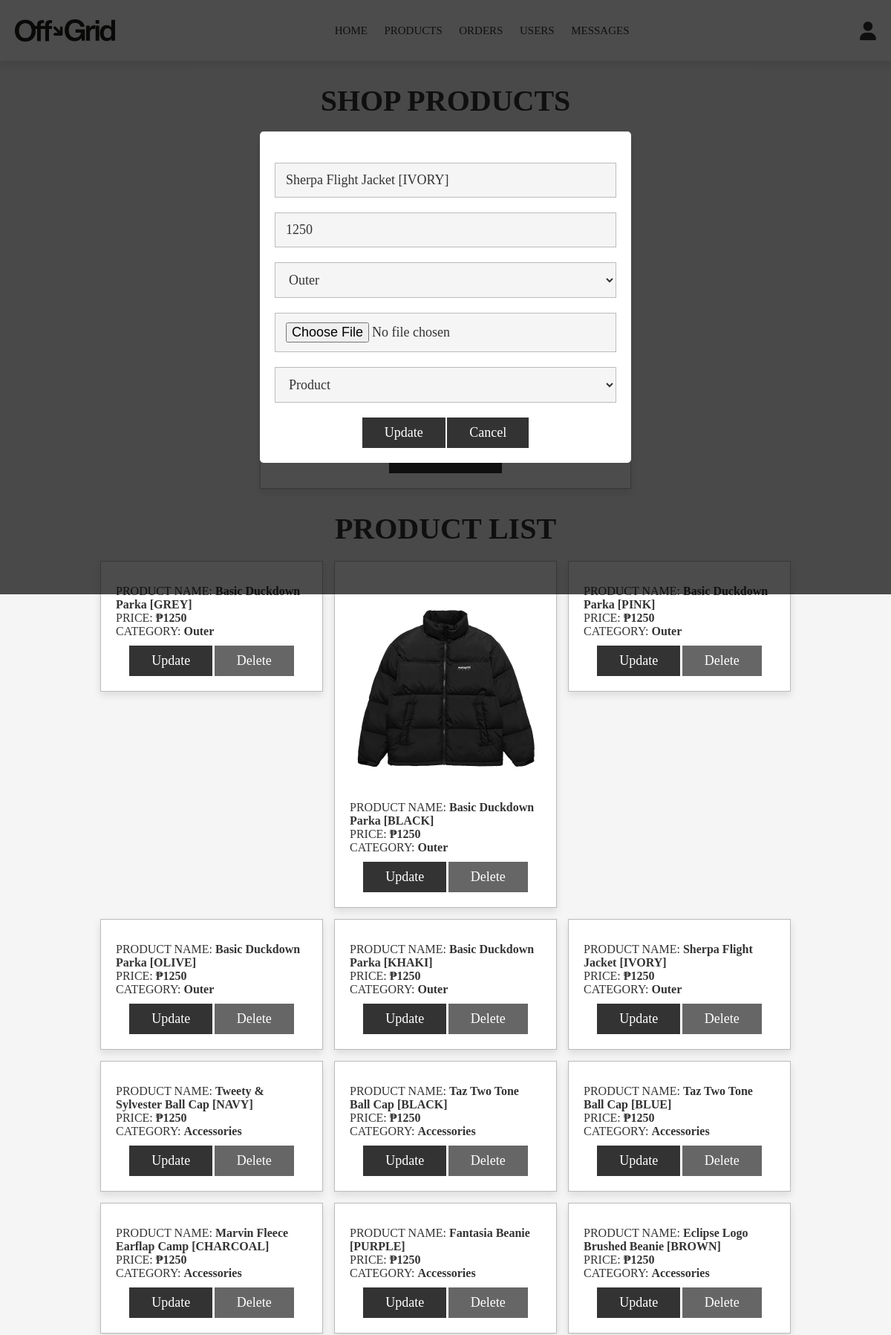
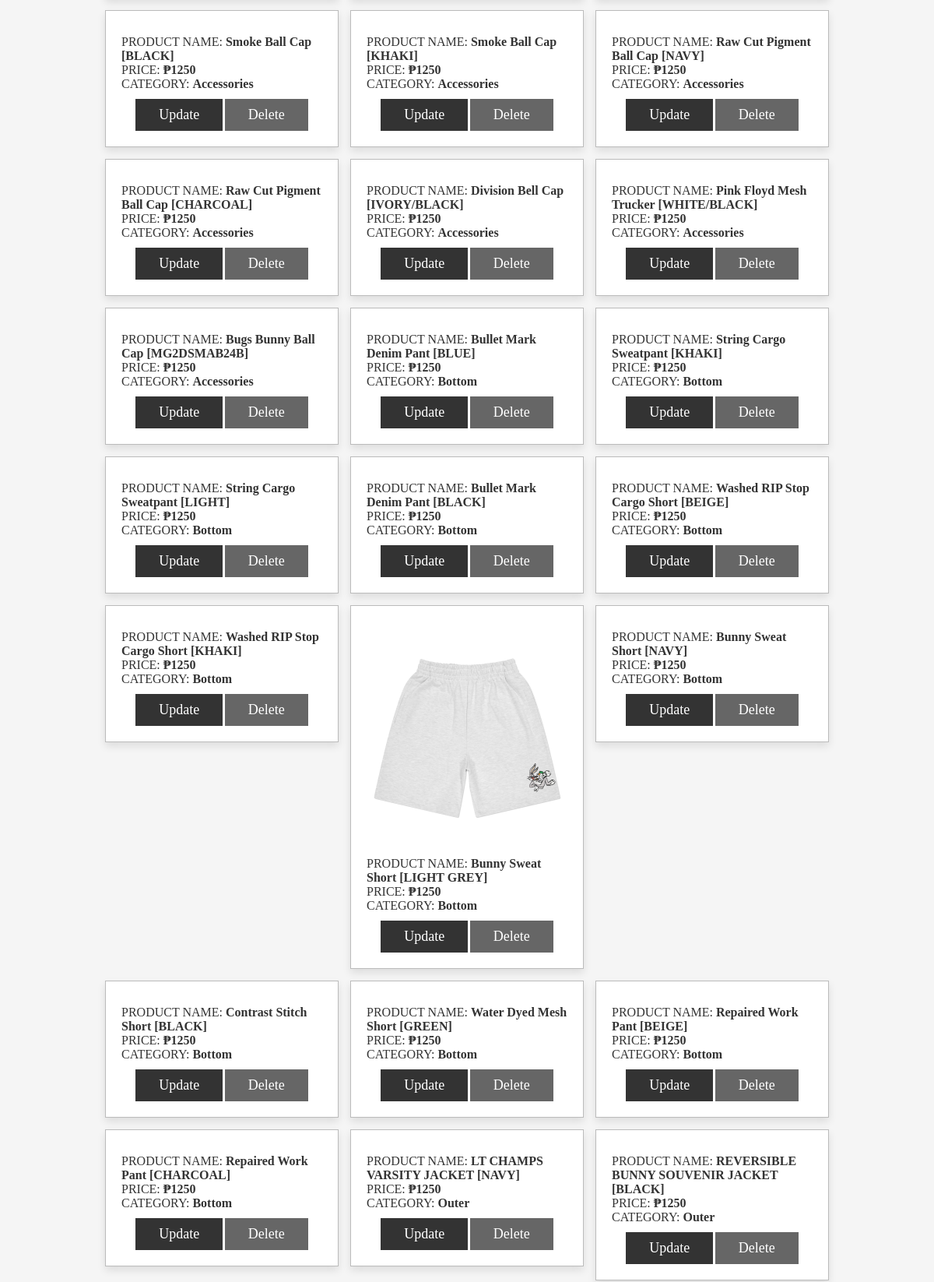
Page /admin_products.php?update=11 (signed in, upper part) on the committed database (2 pictures, top to bottom).
### tables this page shows
CREATE TABLE `products` (
  `id` int(100) NOT NULL,
  `name` varchar(100) NOT NULL,
  `price` int(100) NOT NULL,
  `image` varchar(100) NOT NULL,
  `category` varchar(50) NOT NULL,
  `stock` int(100) NOT NULL,
  `size` varchar(255) DEFAULT NULL,
  `location` varchar(250) NOT NULL
);

### admin_products.php (the view, shortened to what this page needs)
<?php
include 'config.php';
?>
<!DOCTYPE html>
<html lang="en">
<head>
   <link rel="stylesheet" href="https://cdnjs.cloudflare.com/ajax/libs/font-awesome/6.0.0/css/all.min.css">
   <link rel="stylesheet" href="css/admin_style.css">
   <link rel="stylesheet" href="css/sarili.css">
</head>
<body>
<?php include 'admin_header.php'; ?>
<section class="add-products">
   <h1 class="title">shop products</h1>
   <form action="" method="post" enctype="multipart/form-data">
      <h3>Add Product</h3>
   </form>
</section>
<section class="show-products">
   <h1 class="title">product list</h1>
   <div class="box-container">
      <?php
         $select_products = mysqli_query($conn, "SELECT * FROM `products`") or die('query failed');
         if(mysqli_num_rows($select_products) > 0){
            while($fetch_products = mysqli_fetch_assoc($select_products)){
      ?>
      <div class="box">
         <img src="uploaded_img/<?php echo $fetch_products['image']; ?>" alt="">
         <div class="name">PRODUCT NAME: <span><?php echo $fetch_products['name']; ?></span></div>
         <div class="price">PRICE: <span>₱<?php echo $fetch_products['price']; ?></span></div>
         <div class="category">CATEGORY: <span><?php echo $fetch_products['category']; ?></span></div>
         <a href="admin_products.php?update=<?php echo $fetch_products['id']; ?>" class="option-btn">Update</a>
         <a href="admin_products.php?delete=<?php echo $fetch_products['id']; ?>" class="delete-btn" onclick="return confirm('Delete this product?');">Delete</a>
      </div>
      <?php
         }
      }else{
         echo '<p class="empty">no products added yet!</p>';
      }
      ?>
   </div>
</section>
<section class="edit-product-form">
   <?php
      if(isset($_GET['update'])){
         $update_id = $_GET['update'];
         $update_query = mysqli_query($conn, "SELECT * FROM `products` WHERE id = '$update_id'") or die('query failed');
         if(mysqli_num_rows($update_query) > 0){
            while($fetch_update = mysqli_fetch_assoc($update_query)){
   ?>
   <form action="" method="post" enctype="multipart/form-data">
      <input type="text" name="update_name" value="<?php echo $fetch_update['name']; ?>" class="box" required placeholder="enter product name">
      <input type="number" name="update_price" value="<?php echo $fetch_update['price']; ?>" min="0" class="box" required placeholder="enter product price">
      <select name="update_category" class="box" required>
         <?php
         $categories = ['Top', 'Outer', 'Bottom', 'Accessories'];
         $selectedCategory = $fetch_update['category'];
         foreach ($categories as $category) {
            echo '<option value="' . $category . '" ' . ($category === $selectedCategory ? 'selected' : '') . '>' . ucfirst($category) . '</option>';
         }
         ?>
      </select>
      <input type="file" class="box" name="update_image" accept="image/jpg, image/jpeg, image/png">
      <select name="update_location" class="box" required>
         <option value="product" <?php echo ($fetch_update['location'] === 'product') ? 'selected' : ''; ?>>Product</option>
      </select>
      <input type="submit" value="update" name="update_product" class="btn">
      <input type="reset" value="cancel" id="close-update" class="option-btn">
   </form>
   <?php
         }
      }
      } else {
         echo '<script>document.querySelector(".edit-product-form").style.display = "none";</script>';
      }
   ?>
</section>
</body>
</html>

### css/admin_style.css (style rules this page uses)
:root { --mnp:#333; --emps:#666; --jkl:#333; --black:#333; --white:#fff; --light-color:#666; --light-white:#ccc; --light-bg:#f5f5f5; --border:.1rem solid var(--black); --border2:.1rem solid var(--esmi); --box-shadow:0 .5rem 1rem rgba(0,0,0,.1); --gang: #666; --hd: #333; --esmi: #bbbbbb; }
* { font-family: 'Archivo'; margin:0; padding:0; box-sizing: border-box; outline: none; border:none; text-decoration: none; transition:all .2s linear; }
html { font-size: 62.5%; overflow-x: hidden; }
body { background-color: var(--light-bg); }
section { padding:3rem 2rem; }
.title { text-align: center; margin-bottom: 2rem; text-transform: uppercase; color:var(--black); font-size: 4rem; }
.btn, .option-btn, .delete-btn, .white-btn { display: inline-block; margin-top: 1rem; padding:1rem 3rem; cursor: pointer; color:var(--white); font-size: 1.8rem; text-transform: capitalize; }
.white-btn, .btn { background-color: var(--mnp); }
.option-btn { background-color: var(--jkl); }
.delete-btn { background-color: var(--emps); }
.add-products form { background-color: var(--white); padding:2rem; text-align: center; box-shadow: var(--box-shadow); border:var(--border2); max-width: 50rem; margin:0 auto; }
.add-products form h3 { font-size: 2.5rem; text-transform: uppercase; color:var(--black); margin-bottom: 1.5rem; }
.show-products .box-container { display: grid; grid-template-columns: repeat(auto-fit, 30rem); justify-content: center; gap:1.5rem; max-width: 1200px; margin:0 auto; align-items: flex-start; }
.show-products { padding-top: 0; }
.show-products .box-container .box { text-align: center; padding:2rem; border:var(--border2); box-shadow: var(--box-shadow); background-color: var(--white); }
.show-products .box-container .box img { height: 30rem; }
.show-products .box-container .box span { font-weight: 600; font-size: 1.6rem; color:var(--jkl); }
.show-products .box-container .box .name { text-align: left; font-size: 1.6rem; color:var(--hd); }
.show-products .box-container .box .price { text-align: left; font-size: 1.6rem; color:var(--hd); }
.show-products .box-container .box .category { text-align: left; font-size: 1.6rem; color:var(--hd); }
.edit-product-form { min-height: 100vh; background-color: rgba(0,0,0,.7); display: flex; align-items: center; justify-content: center; padding:2rem; overflow-y: scroll; position: fixed; top:0; left:0; z-index: 1200; width: 100%; }
.edit-product-form form { width: 50rem; padding:2rem; text-align: center; border-radius: .5rem; background-color: var(--white); }
.edit-product-form form .box { margin:1rem 0; padding:1.2rem 1.4rem; border:var(--border2); background-color: var(--light-bg); font-size: 1.8rem; color:var(--black); width: 100%; }

### css/sarili.css (style rules this page uses)
* { font-family: 'Archivo'; }

### rows in the picture
products: name "Basic Duckdown Parka [GREY]", price "1250", category "Outer"
products: image (picture), name "Basic Duckdown Parka [BLACK]", price "1250", category "Outer"
products: name "Basic Duckdown Parka [PINK]", price "1250", category "Outer"
products: name "Basic Duckdown Parka [OLIVE]", price "1250", category "Outer"
products: name "Basic Duckdown Parka [KHAKI]", price "1250", category "Outer"
products: name "Sherpa Flight Jacket [IVORY]", price "1250", category "Outer", update_name "Sherpa Flight Jacket [IVORY]", update_price "1250", update_category "Outer"
products: name "Tweety & Sylvester Ball Cap [NAVY]", price "1250", category "Accessories"
products: name "Taz Two Tone Ball Cap [BLACK]", price "1250", category "Accessories"
products: name "Taz Two Tone Ball Cap [BLUE]", price "1250", category "Accessories"
products: name "Marvin Fleece Earflap Camp [CHARCOAL]", price "1250", category "Accessories"
products: name "Fantasia Beanie [PURPLE]", price "1250", category "Accessories"
products: name "Eclipse Logo Brushed Beanie [BROWN]", price "1250", category "Accessories"
products: name "Smoke Ball Cap [BLACK]", price "1250", category "Accessories"
products: name "Smoke Ball Cap [KHAKI]", price "1250", category "Accessories"
products: name "Raw Cut Pigment Ball Cap [NAVY]", price "1250", category "Accessories"
products: name "Raw Cut Pigment Ball Cap [CHARCOAL]", price "1250", category "Accessories"
products: name "Division Bell Cap [IVORY/BLACK]", price "1250", category "Accessories"
products: name "Pink Floyd Mesh Trucker [WHITE/BLACK]", price "1250", category "Accessories"
products: name "Bugs Bunny Ball Cap [MG2DSMAB24B]", price "1250", category "Accessories"
products: name "Bullet Mark Denim Pant [BLUE]", price "1250", category "Bottom"
products: name "String Cargo Sweatpant [KHAKI]", price "1250", category "Bottom"
products: name "String Cargo Sweatpant [LIGHT]", price "1250", category "Bottom"
products: name "Bullet Mark Denim Pant [BLACK]", price "1250", category "Bottom"
products: name "Washed RIP Stop Cargo Short [BEIGE]", price "1250", category "Bottom"
products: name "Washed RIP Stop Cargo Short [KHAKI]", price "1250", category "Bottom"
products: image (picture), name "Bunny Sweat Short [LIGHT GREY]", price "1250", category "Bottom"
products: name "Bunny Sweat Short [NAVY]", price "1250", category "Bottom"
products: name "Contrast Stitch Short [BLACK]", price "1250", category "Bottom"
products: name "Water Dyed Mesh Short [GREEN]", price "1250", category "Bottom"
products: name "Repaired Work Pant [BEIGE]", price "1250", category "Bottom"
products: name "Repaired Work Pant [CHARCOAL]", price "1250", category "Bottom"
products: name "LT CHAMPS VARSITY JACKET [NAVY]", price "1250", category "Outer"
products: name "REVERSIBLE BUNNY SOUVENIR JACKET [BLACK]", price "1250", category "Outer"
